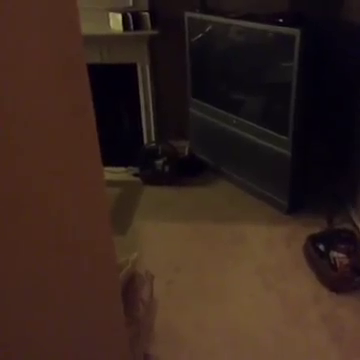
#> input picture frame 19 of vid.mp4, 360 x 360 px
$ python ascii_video_V01.py
#> lines starting #> are read from the running program, lines starting #| are printed output that depends on the picture
import numpy as np
import cv2
from PIL import Image
import time
import sys
import os
from asciimatics.screen import Screen
from asciimatics.renderers import StaticRenderer
from asciimatics.effects import Print
from asciimatics.scene import Scene
import termcolor as tc
import colorama
colorama.init()

cap = cv2.VideoCapture('vid.mp4')
chars = ['@', '#', 'S', '%', '?', '*', '+', ';', ':', ',', '.']
chars = chars[::-1]
resolution = 150
palette = (
    12,12,12, # Gray
    197, 15, 31, # Red
    19, 161, 14, # Green
    193, 156, 0, # Yellow
    0, 55, 218, # Blue
    136, 23, 152, # Magenta
    58, 150, 221, # Cyan
    204, 204, 204 # White
) + (0,0,0) * 248
palette_colors = ['grey','red','green','yellow','blue','magenta','cyan','white','grey']
palette_image = Image.new("P", (1, 1), 0)
palette_image.putpalette(palette)

def cv_to_pillow(image):
    img_RGB = cv2.cvtColor(image, cv2.COLOR_BGR2RGB)
    pil_img = Image.fromarray(img_RGB)
    return pil_img

def image_resize(image, new_width):
	(old_width, old_height) = image.size
	aspect_ratio = old_height/old_width
	new_height = int(aspect_ratio * new_width)
	new_dim = (new_width, new_height)
	new_image = image.resize(new_dim)
	return new_image

def image_to_ascii_grayscale(image):
    image = image.convert('L')
    grayscale_values = list(image.getdata())
    ascii_pixels = ''.join(chars[i//25] for i in grayscale_values)
    ascii_image = [ascii_pixels[i:i+resolution] for i in range(0, len(ascii_pixels), resolution)]
    return ascii_image

def image_to_ascii_color(image):
    image_dithered = image.convert('RGB').quantize(palette = palette_image)
    image_values = list(image_dithered.getdata())
    pixel_values = [palette_colors[i] if i != '\n' else 'red' for i in image_values]
    return pixel_values

def get_frame_data():
    frame_list = []
    print('Converting video to ascii...')
    while cap.isOpened():
        ret, frame = cap.read()
        if ret:
            gray = cv2.cvtColor(frame, cv2.COLOR_BGR2GRAY)
            pil_frame = cv_to_pillow(frame)
            resized = image_resize(pil_frame, resolution)
            frame_list.append(image_to_ascii_grayscale(resized))
            cv2.imshow('frame', gray)
            if cv2.waitKey(1) & 0xFF == ord('q'):
                cap.release()
                cv2.destroyAllWindows()
                return
        else:
            cap.release()
            cv2.destroyAllWindows()
            return frame_list

def display_screen(screen): # Check pacman sample and make a sprite object to animate
    frame_list = get_frame_data()
    for i in range(100):
        scenes = []
        effects = [Print(screen, StaticRenderer(str(i)),0,0)]
        scenes.append(Scene(effects))
    screen.play(scenes)

def display_terminal():  # Janky af but fast
    while True:
        frame_list = get_frame_data()
        os.system('cls' if os.name == 'nt' else 'clear')
        for i in frame_list:
            print('\n'.join(i))
            time.sleep(.033)
#> this loop made 1 pass; (key q is pressed on pass 1)
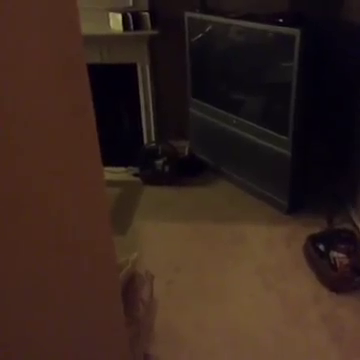
#> input picture frame 19 of vid.mp4, 360 x 360 px
#> pass 1, in get_frame_data, `gray = cv2.cvtColor(frame, cv2.COLOR_BGR2GRAY)`:
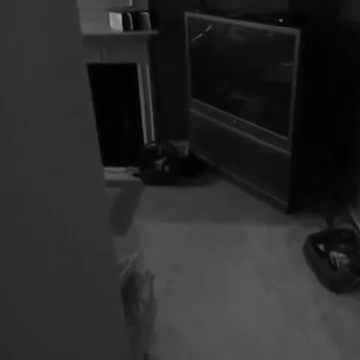
#> gray: shape (360, 360); min 0, max 164, mean 41.5


#> (the run stopped early here; a loop or call above may not have finished)

$ run again, starting later in the video
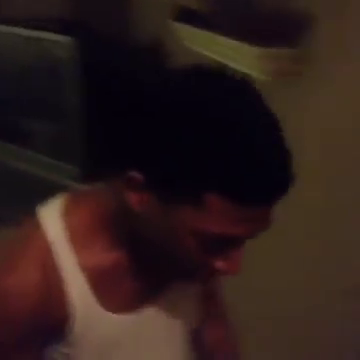
#> input picture frame 86 of vid.mp4, 360 x 360 px
#> the loop in display_terminal, `while True:` made 1 pass; (key q is pressed on pass 1)
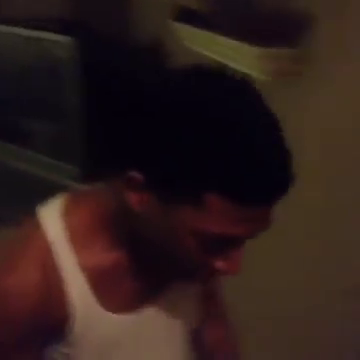
#> input picture frame 86 of vid.mp4, 360 x 360 px
#> pass 1, in get_frame_data, `gray = cv2.cvtColor(frame, cv2.COLOR_BGR2GRAY)`:
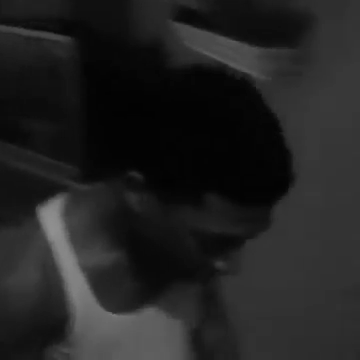
#> gray: shape (360, 360); min 2, max 144, mean 34.3

$ run again, starting later in the video
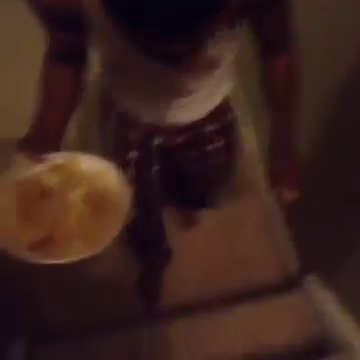
#> input picture frame 154 of vid.mp4, 360 x 360 px
#> the loop in display_terminal, `while True:` made 1 pass; (key q is pressed on pass 1)
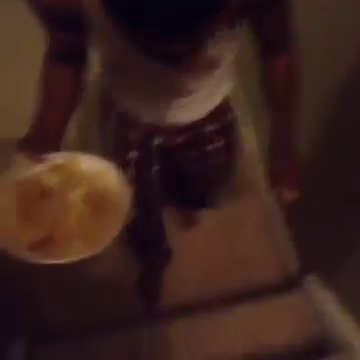
#> input picture frame 154 of vid.mp4, 360 x 360 px
#> pass 1, in get_frame_data, `gray = cv2.cvtColor(frame, cv2.COLOR_BGR2GRAY)`:
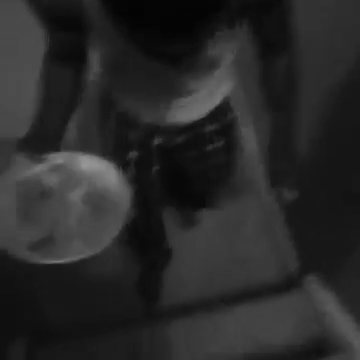
#> gray: shape (360, 360); min 3, max 151, mean 40.5
